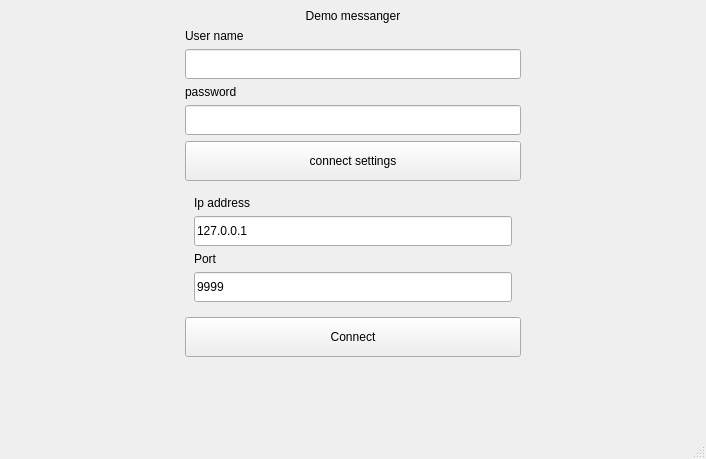
<?xml version="1.0" encoding="UTF-8"?>
<ui version="4.0">
 <class>GUI</class>
 <widget class="QMainWindow" name="GUI">
  <property name="geometry">
   <rect>
    <x>0</x>
    <y>0</y>
    <width>706</width>
    <height>459</height>
   </rect>
  </property>
  <property name="windowTitle">
   <string>MainWindow</string>
  </property>
  <widget class="QWidget" name="centralwidget">
   <layout class="QVBoxLayout" name="verticalLayout_3">
    <property name="spacing">
     <number>0</number>
    </property>
    <property name="leftMargin">
     <number>0</number>
    </property>
    <property name="topMargin">
     <number>0</number>
    </property>
    <property name="rightMargin">
     <number>0</number>
    </property>
    <property name="bottomMargin">
     <number>0</number>
    </property>
    <item>
     <widget class="QStackedWidget" name="stackedWidget">
      <property name="currentIndex">
       <number>0</number>
      </property>
      <widget class="QWidget" name="page">
       <layout class="QHBoxLayout" name="horizontalLayout">
        <property name="spacing">
         <number>0</number>
        </property>
        <property name="leftMargin">
         <number>0</number>
        </property>
        <property name="topMargin">
         <number>0</number>
        </property>
        <property name="rightMargin">
         <number>0</number>
        </property>
        <property name="bottomMargin">
         <number>0</number>
        </property>
        <item>
         <spacer name="horizontalSpacer">
          <property name="orientation">
           <enum>Qt::Horizontal</enum>
          </property>
          <property name="sizeType">
           <enum>QSizePolicy::Minimum</enum>
          </property>
          <property name="sizeHint" stdset="0">
           <size>
            <width>176</width>
            <height>20</height>
           </size>
          </property>
         </spacer>
        </item>
        <item>
         <widget class="QWidget" name="widget" native="true">
          <property name="minimumSize">
           <size>
            <width>300</width>
            <height>0</height>
           </size>
          </property>
          <layout class="QVBoxLayout" name="verticalLayout_2">
           <item>
            <widget class="QLabel" name="label_5">
             <property name="text">
              <string>Demo messanger</string>
             </property>
             <property name="alignment">
              <set>Qt::AlignCenter</set>
             </property>
            </widget>
           </item>
           <item>
            <widget class="QLabel" name="label_3">
             <property name="text">
              <string>User name</string>
             </property>
            </widget>
           </item>
           <item>
            <widget class="QLineEdit" name="boxName">
             <property name="minimumSize">
              <size>
               <width>0</width>
               <height>30</height>
              </size>
             </property>
            </widget>
           </item>
           <item>
            <widget class="QLabel" name="label_4">
             <property name="text">
              <string>password</string>
             </property>
            </widget>
           </item>
           <item>
            <widget class="QLineEdit" name="boxPassword">
             <property name="minimumSize">
              <size>
               <width>0</width>
               <height>30</height>
              </size>
             </property>
             <property name="echoMode">
              <enum>QLineEdit::Password</enum>
             </property>
            </widget>
           </item>
           <item>
            <widget class="QPushButton" name="pushButton">
             <property name="minimumSize">
              <size>
               <width>0</width>
               <height>40</height>
              </size>
             </property>
             <property name="text">
              <string>connect settings</string>
             </property>
             <property name="checkable">
              <bool>true</bool>
             </property>
            </widget>
           </item>
           <item>
            <widget class="QWidget" name="wConnectSetting" native="true">
             <layout class="QVBoxLayout" name="verticalLayout">
              <item>
               <widget class="QLabel" name="label">
                <property name="text">
                 <string>Ip address</string>
                </property>
               </widget>
              </item>
              <item>
               <widget class="QLineEdit" name="boxIp">
                <property name="minimumSize">
                 <size>
                  <width>0</width>
                  <height>30</height>
                 </size>
                </property>
                <property name="text">
                 <string>127.0.0.1</string>
                </property>
               </widget>
              </item>
              <item>
               <widget class="QLabel" name="label_2">
                <property name="text">
                 <string>Port</string>
                </property>
               </widget>
              </item>
              <item>
               <widget class="QLineEdit" name="boxPort">
                <property name="minimumSize">
                 <size>
                  <width>0</width>
                  <height>30</height>
                 </size>
                </property>
                <property name="text">
                 <string>9999</string>
                </property>
               </widget>
              </item>
             </layout>
            </widget>
           </item>
           <item>
            <widget class="QPushButton" name="btnConnect">
             <property name="minimumSize">
              <size>
               <width>0</width>
               <height>40</height>
              </size>
             </property>
             <property name="text">
              <string>Connect</string>
             </property>
            </widget>
           </item>
           <item>
            <spacer name="verticalSpacer">
             <property name="orientation">
              <enum>Qt::Vertical</enum>
             </property>
             <property name="sizeHint" stdset="0">
              <size>
               <width>20</width>
               <height>40</height>
              </size>
             </property>
            </spacer>
           </item>
          </layout>
         </widget>
        </item>
        <item>
         <spacer name="horizontalSpacer_2">
          <property name="orientation">
           <enum>Qt::Horizontal</enum>
          </property>
          <property name="sizeType">
           <enum>QSizePolicy::Minimum</enum>
          </property>
          <property name="sizeHint" stdset="0">
           <size>
            <width>176</width>
            <height>20</height>
           </size>
          </property>
         </spacer>
        </item>
       </layout>
      </widget>
      <widget class="QWidget" name="page_2">
       <layout class="QHBoxLayout" name="horizontalLayout_4">
        <item>
         <widget class="QListWidget" name="listWidget">
          <property name="minimumSize">
           <size>
            <width>250</width>
            <height>0</height>
           </size>
          </property>
          <property name="maximumSize">
           <size>
            <width>250</width>
            <height>16777215</height>
           </size>
          </property>
          <property name="styleSheet">
           <string notr="true">font: 75 16pt &quot;MS Shell Dlg 2&quot;;</string>
          </property>
         </widget>
        </item>
        <item>
         <layout class="QVBoxLayout" name="verticalLayout_4">
          <item>
           <widget class="QWidget" name="widget_2" native="true">
            <layout class="QHBoxLayout" name="horizontalLayout_3">
             <item>
              <widget class="QLabel" name="label_slect_account">
               <property name="styleSheet">
                <string notr="true">font: 16pt &quot;MS Shell Dlg 2&quot;;</string>
               </property>
               <property name="text">
                <string/>
               </property>
              </widget>
             </item>
             <item>
              <spacer name="horizontalSpacer_3">
               <property name="orientation">
                <enum>Qt::Horizontal</enum>
               </property>
               <property name="sizeHint" stdset="0">
                <size>
                 <width>323</width>
                 <height>20</height>
                </size>
               </property>
              </spacer>
             </item>
             <item>
              <widget class="QPushButton" name="btn_call">
               <property name="minimumSize">
                <size>
                 <width>0</width>
                 <height>30</height>
                </size>
               </property>
               <property name="text">
                <string>Call</string>
               </property>
              </widget>
             </item>
             <item>
              <widget class="QPushButton" name="btnCallCansel">
               <property name="minimumSize">
                <size>
                 <width>0</width>
                 <height>30</height>
                </size>
               </property>
               <property name="text">
                <string>Cansel</string>
               </property>
              </widget>
             </item>
            </layout>
           </widget>
          </item>
          <item>
           <widget class="QTextEdit" name="textEdit">
            <property name="sizePolicy">
             <sizepolicy hsizetype="Expanding" vsizetype="Expanding">
              <horstretch>0</horstretch>
              <verstretch>0</verstretch>
             </sizepolicy>
            </property>
           </widget>
          </item>
          <item>
           <layout class="QHBoxLayout" name="horizontalLayout_2">
            <property name="spacing">
             <number>0</number>
            </property>
            <item>
             <widget class="QTextEdit" name="textEdit_2">
              <property name="sizePolicy">
               <sizepolicy hsizetype="Expanding" vsizetype="Preferred">
                <horstretch>0</horstretch>
                <verstretch>0</verstretch>
               </sizepolicy>
              </property>
              <property name="minimumSize">
               <size>
                <width>50</width>
                <height>0</height>
               </size>
              </property>
              <property name="maximumSize">
               <size>
                <width>16777215</width>
                <height>50</height>
               </size>
              </property>
             </widget>
            </item>
            <item>
             <widget class="QPushButton" name="bntSend">
              <property name="minimumSize">
               <size>
                <width>0</width>
                <height>40</height>
               </size>
              </property>
              <property name="text">
               <string>Send</string>
              </property>
             </widget>
            </item>
           </layout>
          </item>
         </layout>
        </item>
       </layout>
      </widget>
     </widget>
    </item>
   </layout>
  </widget>
  <widget class="QStatusBar" name="statusbar"/>
 </widget>
 <resources/>
 <connections/>
</ui>
